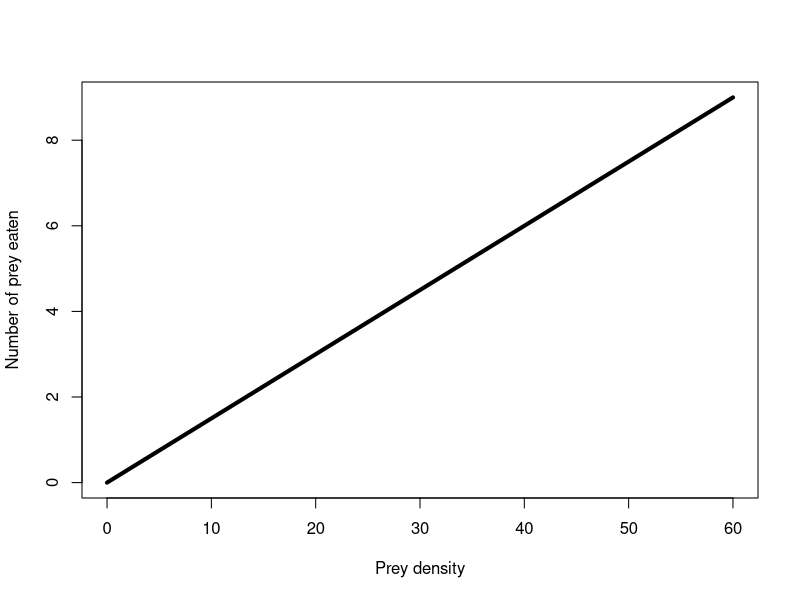
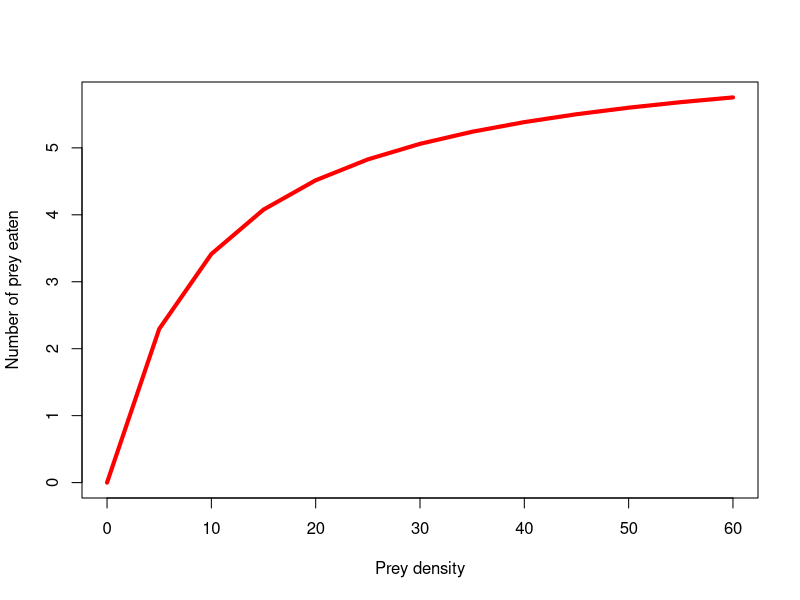
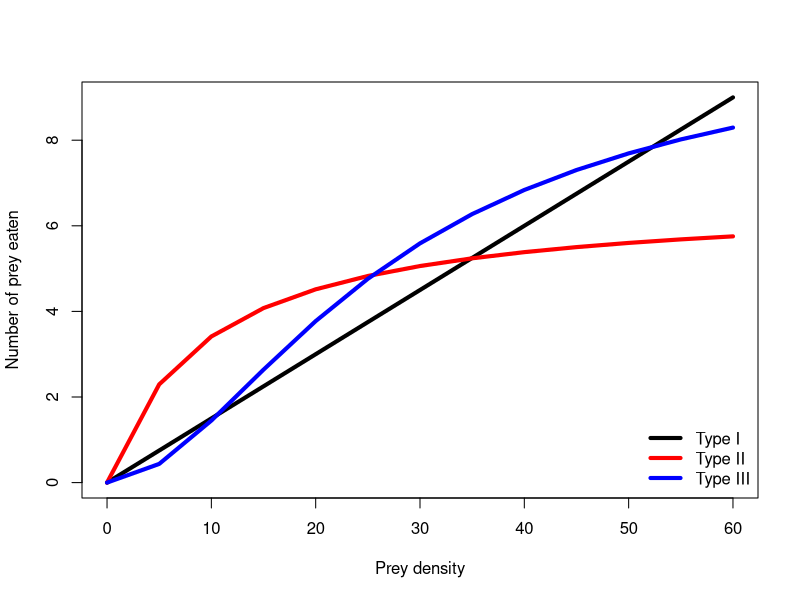

Reproduce these figures in R, in order.
## ---- chunk 1
knitr::opts_chunk$set(
  collapse = TRUE,
  comment = "#>", fig.width = 6
)
## ---- chunk 2
prey <- seq(0, 60, 5)
type1 <- 0.15 * prey

plot(type1~ prey, type = 'l', lwd = 4, xlab = "Prey density", ylab = "Number of prey eaten")
## ---- chunk 3
prey <- seq(0, 60, 5)
type2 <- (prey*0.7)/(1+(prey*0.7*0.15))

plot(type2~ prey, type = 'l', lwd = 4, xlab = "Prey density", ylab = "Number of prey eaten", col = "red")
## ---- chunk 4
prey <- seq(0, 60, 5)
type1 <- 0.15 * prey
type2 <- (prey*0.7)/(1+(prey*0.7*0.15))
type3 <-  (0.02* prey^2)/(1+(prey*0.02) + (0.02*0.09*prey^2))

plot(type1~ prey, type = 'l', lwd = 4, xlab = "Prey density", ylab = "Number of prey eaten")
lines(type2~ prey, col="red",lwd=4)
lines(type3~ prey, col="blue",lwd=4)
legend("bottomright",legend = c("Type I", "Type II", "Type III"), lwd = c(4,4,4), col = c("black", "red", "blue"), bty = "n")
